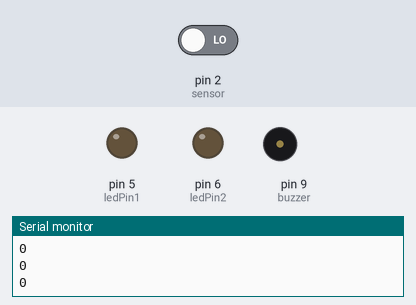
Recording of a sketch running on a simulated Arduino Uno, built with avr-gcc and run on an emulated ATmega328P. Parts: output pins drawn as LEDs (lit = HIGH), buzzer (waves = sounding), the last lines printed to the serial monitor. Inputs (shaded band) come from the test bench; at power-on: pin 2 (sensor) LOW.

Above: at 2.8 s.
2.9 s: pin 2 (sensor) driven HIGH
At 4.4 s:
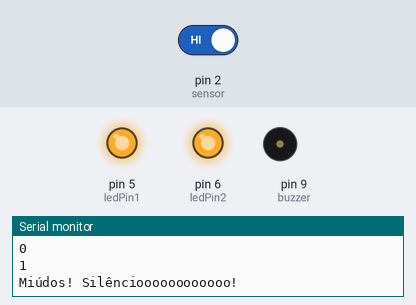
Timing chart, 0 to 12.7 s (numbered marks = the images above; inputs shaded):
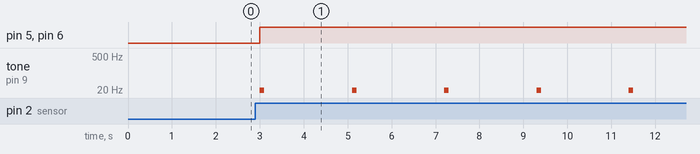

Measured:
- after the input at 2.9 s, pin 5 (ledPin1), pin 6 (ledPin2): LOW → HIGH after 0.10 s; tone on pin 9 (buzzer): alternates 10 Hz for 0.10 s and silent for 2.0 s, starting after 0.10 s

The sketch:

Sensor_som_03_digital.ino
```cpp
// Versão Digital
const int limite = 50; // Define limite do que é considerado ruído (apenas analógico)

const int ledPin1 = 5; // Porta do led 1
const int ledPin2 = 6; // Porta do Led 2

int ledState = LOW;  // Estado do Led

const int buzzer = 9; //buzzer to arduino pin 9

void setup()
{
    pinMode(ledPin1, OUTPUT);
    pinMode(ledPin2, OUTPUT);
    Serial.begin(9600); // open serial port, set the baud rate to 9600 bps
    pinMode(buzzer, OUTPUT); // Set buzzer - pin 9 as an output

}
void loop()
{
   // int barulho = analogRead(3);  //connect mic sensor to Analog 3
    int barulho = digitalRead(2); //connect mic sensor to Digital 2

     // Debug
     Serial.println(barulho);//print the sound value to serial in decimal values (,DEC)
    // delay(1000); // delay de apresentação do barulho - original 1000


      // Liga led se valor do ruído for superior ao threshold
      // if the sensor reading is greater than the threshold

  if (barulho == HIGH) {

    // toggle the status of the ledPin:
    // update the LED pin itself:
      digitalWrite(ledPin1, HIGH);
      digitalWrite(ledPin2, HIGH);

      tone(buzzer, 10); // Send 1KHz sound signal... default - 1000 / 1KHz - use 100 for testing.
      delay(100);        // ...for 1 sec
      noTone(buzzer);     // Stop sound...

    // send the string "Silence!" back to the computer, followed by newline
    Serial.println("Miúdos! Silêncioooooooooooo!");
    delay(2000);  // delay to avoid overloading the serial port buffer - default - 3000
  }

    else {
         digitalWrite(ledPin1, LOW);
         digitalWrite(ledPin2, LOW);
         delay(1000);  // delay to avoid overloading the serial port buffer
  }

}
```
